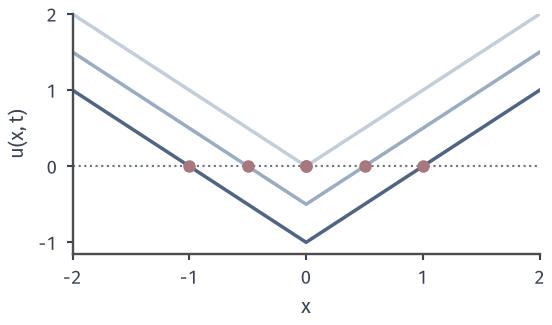

This figure's Python source:
from pathlib import Path
import sys
ROOT = next(p for p in Path(__file__).resolve().parents if (p/"build.sh").is_file() and (p/"tex/book.tex").is_file())
sys.path.insert(0, str(ROOT/"figures/06-differential-equations/02-partial-differential-equations/matplotlib/hj-common"))
from hj_common import *
HERE = Path(__file__).resolve().parent
# Target: level-set lift u(x,t)=T(x)-t of T(x)=|x|: the zero level of u is the wavefront at time t.
fig, ax = figure(width_mm=78, height_mm=46)
style(ax)
X=np.linspace(-2,2,801)
for t,col in zip((0,.5,1),SHADES[0:1]+SHADES[1:2]+SHADES[3:4]):
    ax.plot(X,np.abs(X)-t,color=col,lw=1.4)
    ax.plot([-t,t],[0,0],'o',ms=4,color=RED,clip_on=False,zorder=5)
ax.axhline(0,color=MUTED,lw=.85,ls=':')
ax.set_xlim(-2,2); ax.set_ylim(-1.15,2); ax.set_xticks([-2,-1,0,1,2]); ax.set_xlabel('$x$'); ax.set_ylabel('$u(x,t)$')
save(fig,HERE,'figure',{'formula':'u=|x|-t, t=0,0.5,1; zeros at +-t'})
